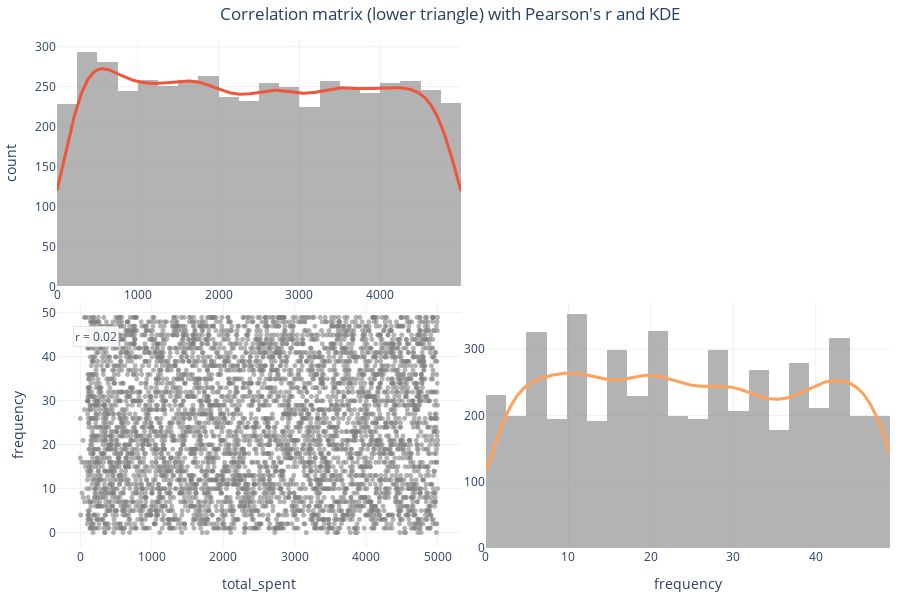

The notebook cell saved with this chart:
### Code cell
plot_scatter_matrixpx(df_customers_clean, columns=['total_spent', 'frequency'])

### Figure 1 — Plotly figure (JSON) as saved in the notebook; plotly's stock layout.template omitted (floating-point values rounded to 4 significant figures; data arrays with more than 128 entries replaced by an {"elided": "..."} marker saying what was removed)
{"data": [{"hovertemplate": "total_spent: %{x}<br>count: %{y}<extra></extra>", "marker": {"color": "grey"}, "opacity": 0.6, "showlegend": false, "type": "histogram", "x": {"elided": "5009 float values"}, "xaxis": "x", "xbins": {"end": 4999.0, "size": 249.9, "start": 0}, "yaxis": "y"}, {"hovertemplate": "total_spent: %{x}<br>KDE(counts): %{y}<extra></extra>", "line": {"width": 3}, "mode": "lines", "name": "KDE", "showlegend": false, "type": "scatter", "x": {"elided": "400 float values"}, "xaxis": "x", "y": {"elided": "400 float values"}, "yaxis": "y"}, {"hovertemplate": "total_spent: %{x}<br>frequency: %{y}<extra></extra>", "marker": {"color": "grey", "opacity": 0.6, "size": 5}, "mode": "markers", "showlegend": false, "type": "scattergl", "x": {"elided": "5009 float values"}, "xaxis": "x3", "y": {"elided": "5009 int values"}, "yaxis": "y3"}, {"hovertemplate": "frequency: %{x}<br>count: %{y}<extra></extra>", "marker": {"color": "grey"}, "opacity": 0.6, "showlegend": false, "type": "histogram", "x": {"elided": "5009 int values"}, "xaxis": "x4", "xbins": {"end": 49, "size": 2.45, "start": 0}, "yaxis": "y4"}, {"hovertemplate": "frequency: %{x}<br>KDE(counts): %{y}<extra></extra>", "line": {"width": 3}, "mode": "lines", "name": "KDE", "showlegend": false, "type": "scatter", "x": {"elided": "400 float values"}, "xaxis": "x4", "y": {"elided": "400 float values"}, "yaxis": "y4"}], "layout": {"annotations": [{"bgcolor": "white", "bordercolor": "#e0e0e0", "borderwidth": 1, "font": {"size": 12}, "opacity": 0.9, "showarrow": false, "text": "r = 0.02", "x": 0.04, "xref": "x3 domain", "y": 0.9, "yref": "y3 domain"}], "height": 600, "margin": {"b": 40, "l": 40, "r": 10, "t": 40}, "title": {"text": "Correlation matrix (lower triangle) with Pearson's r and KDE", "x": 0.5}, "xaxis": {"anchor": "y", "domain": [0, 0.485], "showgrid": true, "zeroline": false}, "xaxis2": {"anchor": "y2", "domain": [0.515, 1], "showgrid": true, "visible": false, "zeroline": false}, "xaxis3": {"anchor": "y3", "domain": [0, 0.485], "showgrid": true, "title": {"text": "total_spent"}, "zeroline": false}, "xaxis4": {"anchor": "y4", "domain": [0.515, 1], "showgrid": true, "title": {"text": "frequency"}, "zeroline": false}, "yaxis": {"anchor": "x", "domain": [0.515, 1], "showgrid": true, "title": {"text": "count"}, "zeroline": false}, "yaxis2": {"anchor": "x2", "domain": [0.515, 1], "showgrid": true, "visible": false, "zeroline": false}, "yaxis3": {"anchor": "x3", "domain": [0, 0.485], "showgrid": true, "title": {"text": "frequency"}, "zeroline": false}, "yaxis4": {"anchor": "x4", "domain": [0, 0.485], "showgrid": true, "zeroline": false}}}
